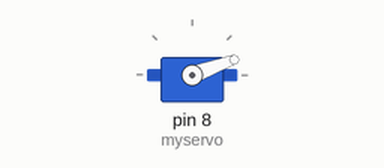
A sketch run on a simulated Arduino Uno, built with avr-gcc and run on an emulated ATmega328P. Shown: servo. What the sketch prints to the serial monitor is not drawn.

Above: at 0.05 s.
Timing chart, 0 to 4.6 s (numbered marks = the images above):
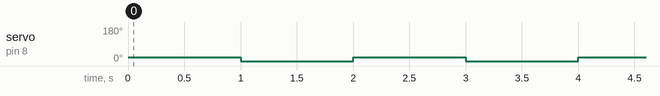

The sketch:

abd_robot.ino
```cpp
#include <Servo.h>

//code to repeat rotation to a certain position and go back to 0, for a certain number of trials
//Afterwards increment and start again

Servo myservo;  // create servo object to control a servo, that goes from 0-180º

int pos = 20;    // variable to store the servo position, value of initial pos
int initpos = 0;
int numtrial = 5; // variable for the number of trials/repetitions
int pause = 1000; //time to wait between positions (ms)

int trial = 1; // variable for the number of trials/repetitions

void setup() {
  // put your setup code here, to run once
  //Initiate Serial communication.
  Serial.begin(9600);
  myservo.attach(8);  // attaches the servo on pin 8 to the servo object
}

void loop() {
  // put your main code here, to run repeatedly:

  for (trial = 1; trial <= numtrial; trial += 1) { // runs until trial = numtrial
    myservo.write(pos);              // tell servo to go to position in variable 'pos'
    Serial.print("Current trial is: ");
    Serial.println(trial);
    Serial.print("\t"); //tab
    Serial.print("Current position in degrees is: ");
    Serial.println(pos);
    delay(pause);                       // waits X seconds for the servo to reach the position
    myservo.write(initpos);              // tell servo to go to initial position (0º)
    Serial.print("\t"); //tab
    Serial.print("Current position in degrees is: ");
    Serial.println(initpos);
    delay(pause);                      //give time to the system to comunicate change of pos
  }


}
```

Measured:
- by itself, servo on pin 8 (myservo): alternates 20° for 1.0 s and 0° for 1.0 s
